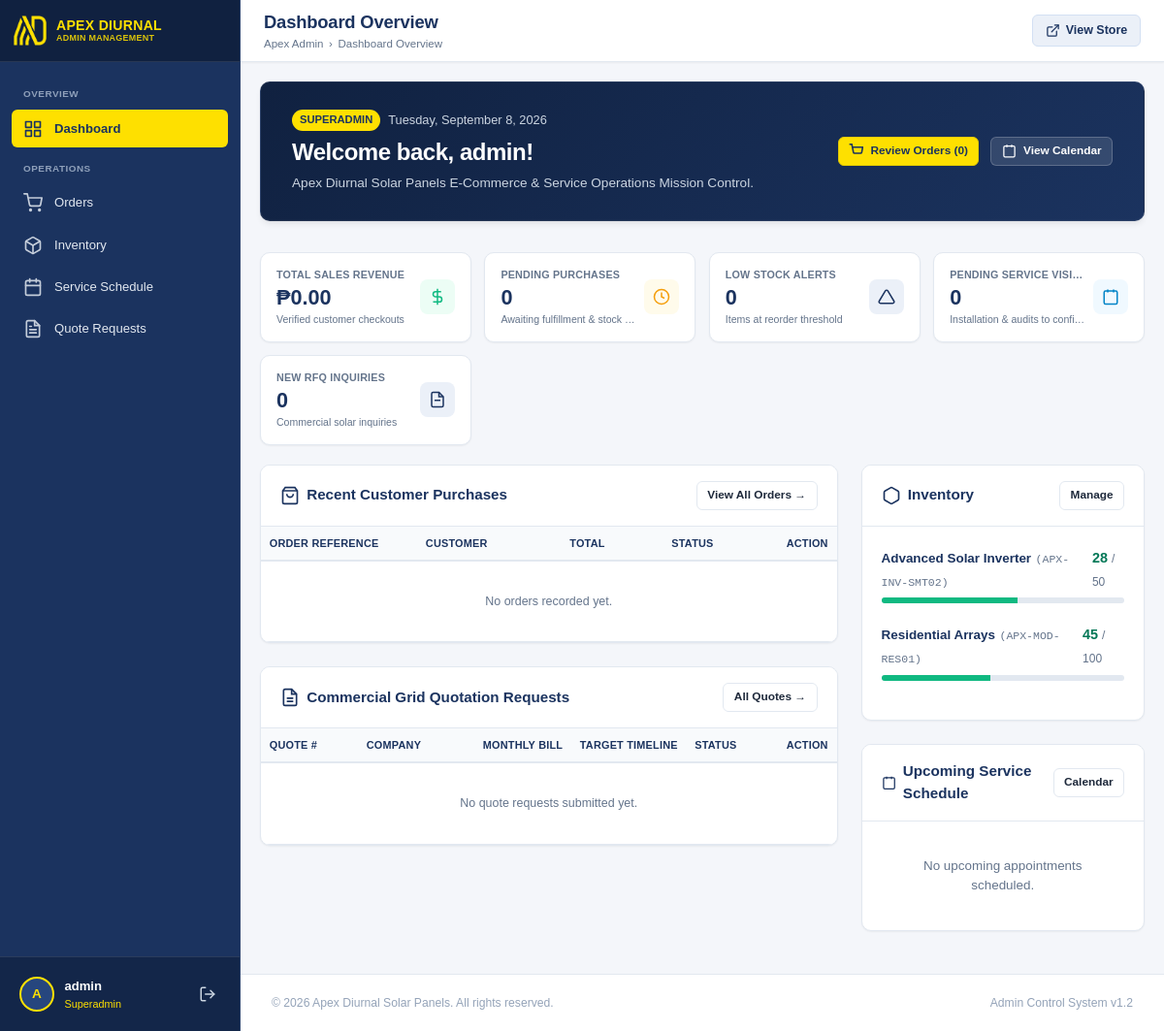
/admin/index.php (signed in), run on the app's committed database.
### tables this page shows
CREATE TABLE IF NOT EXISTS inventory (
    id INT AUTO_INCREMENT PRIMARY KEY,
    product_id VARCHAR(50) NOT NULL UNIQUE,
    sku VARCHAR(50) NOT NULL UNIQUE,
    current_stock INT NOT NULL DEFAULT 0,
    min_stock_level INT NOT NULL DEFAULT 5,
    max_stock_level INT NOT NULL DEFAULT 100,
    reorder_point INT NOT NULL DEFAULT 10,
    last_updated TIMESTAMP DEFAULT CURRENT_TIMESTAMP ON UPDATE CURRENT_TIMESTAMP,
    FOREIGN KEY (product_id) REFERENCES products(id) ON DELETE CASCADE
);

CREATE TABLE IF NOT EXISTS products (
    id VARCHAR(50) PRIMARY KEY,
    name VARCHAR(255) NOT NULL,
    type ENUM('physical', 'service', 'custom') NOT NULL DEFAULT 'physical',
    base_price DECIMAL(10,2) NOT NULL DEFAULT 0.00,
    description TEXT,
    image VARCHAR(255),
    is_active TINYINT(1) NOT NULL DEFAULT 1,
    created_at TIMESTAMP DEFAULT CURRENT_TIMESTAMP
);

### admin/auth.php (called while the page is built, shortened)
<?php
function isAdminLoggedIn(): bool
{
    return !empty($_SESSION['admin_id']);
}
function getAdminUser(): ?array
{
    return [
        'id' => (int) $_SESSION['admin_id'],
        'username' => $_SESSION['admin_username'] ?? 'Admin',
        'email' => $_SESSION['admin_email'] ?? '',
        'role' => $_SESSION['admin_role'] ?? 'staff',
    ];
}

### admin/index.php (the view, shortened to what this page needs)
<?php
require_once __DIR__ . '/auth.php';
$db = (new Database())->getConnection();
$total_revenue = (float) $db->query("SELECT SUM(total_amount) FROM orders WHERE status NOT IN ('cancelled', 'refunded')")->fetchColumn();
$pending_orders = (int) $db->query("SELECT COUNT(*) FROM orders WHERE status = 'pending'")->fetchColumn();
$low_stock_items = (int) $db->query("SELECT COUNT(*) FROM inventory WHERE current_stock <= reorder_point")->fetchColumn();
$pending_bookings = (int) $db->query("SELECT COUNT(*) FROM service_bookings WHERE status = 'pending'")->fetchColumn();
$new_quotes = (int) $db->query("SELECT COUNT(*) FROM quote_requests WHERE status = 'new'")->fetchColumn();
$sqlRecentOrders = "
    SELECT
        o.id, o.order_number, o.customer_name, o.total_amount, o.status, o.created_at,
        COUNT(oi.id) as item_count
    FROM orders o
    LEFT JOIN order_items oi ON o.id = oi.order_id
    GROUP BY o.id
    ORDER BY o.created_at DESC
    LIMIT 6
";
$recent_orders = $db->query($sqlRecentOrders)->fetchAll(PDO::FETCH_ASSOC);
$sqlUpcomingBookings = "
    SELECT * FROM service_bookings
    WHERE preferred_date >= CURDATE() AND status != 'cancelled'
    ORDER BY preferred_date ASC, preferred_time_slot ASC
    LIMIT 5
";
$upcoming_bookings = $db->query($sqlUpcomingBookings)->fetchAll(PDO::FETCH_ASSOC);
$sqlRecentQuotes = "
    SELECT * FROM quote_requests
    ORDER BY (status = 'new') DESC, created_at DESC
    LIMIT 5
";
$recent_quotes = $db->query($sqlRecentQuotes)->fetchAll(PDO::FETCH_ASSOC);
$sqlInventory = "
    SELECT p.name, p.image, i.sku, i.current_stock, i.min_stock_level, i.max_stock_level, i.reorder_point
    FROM inventory i
    JOIN products p ON i.product_id = p.id
    ORDER BY (i.current_stock <= i.reorder_point) DESC, i.current_stock ASC
";
$inventory_health = $db->query($sqlInventory)->fetchAll(PDO::FETCH_ASSOC);
$admin = getAdminUser();
include __DIR__ . '/includes/header.php';
?>
<div
  style="background: linear-gradient(135deg, var(--navy-dark) 0%, var(--navy-primary) 100%); color:#ffffff; border-radius: var(--radius-md); padding: 1.75rem 2rem; margin-bottom: 2rem; display: flex; justify-content: space-between; align-items: center; flex-wrap: wrap; gap: 1.25rem; border: 1px solid rgba(255,255,255,0.08); box-shadow: var(--shadow-md);">
  <div>
    <div style="display:flex; align-items:center; gap:0.5rem; margin-bottom:0.25rem;">
      <span
        style="background:var(--yellow-accent); color:var(--navy-primary); font-size:0.7rem; font-weight:700; padding:0.15rem 0.5rem; border-radius:9999px; text-transform:uppercase;">
        <?php echo htmlspecialchars($admin['role'] ?? 'Staff'); ?>
      </span>
      <span style="font-size:0.8rem; color:#cbd5e1;"><?php echo date('l, F j, Y'); ?></span>
    </div>
    <h2 style="font-size: 1.5rem; font-weight: 700; color: #ffffff; letter-spacing: -0.02em;">
      Welcome back, <?php echo htmlspecialchars($admin['username'] ?? 'Admin'); ?>!
    </h2>
    <p style="font-size: 0.85rem; color: #cbd5e1; margin-top: 0.25rem;">
      Apex Diurnal Solar Panels E-Commerce & Service Operations Mission Control.
    </p>
  </div>
  <div style="display: flex; gap: 0.75rem;">
    <a href="orders/index.php?status=pending" class="btn btn-primary btn-sm">
      <svg width="15" height="15" viewBox="0 0 24 24" fill="none" stroke="currentColor" stroke-width="2.5">
        <path d="M1 1h4l2.68 13.39a2 2 0 0 0 2 1.61h9.72a2 2 0 0 0 2-1.61L23 6H6"></path>
      </svg>
      <span>Review Orders (<?php echo $pending_orders; ?>)</span>
    </a>
    <a href="schedule/index.php" class="btn btn-secondary btn-sm"
      style="background:rgba(255,255,255,0.12); color:#ffffff; border-color:rgba(255,255,255,0.2);">
      <svg width="15" height="15" viewBox="0 0 24 24" fill="none" stroke="currentColor" stroke-width="2">
        <rect x="3" y="4" width="18" height="18" rx="2" ry="2"></rect>
        <line x1="16" y1="2" x2="16" y2="6"></line>
        <line x1="8" y1="2" x2="8" y2="6"></line>
      </svg>
      <span>View Calendar</span>
    </a>
  </div>
</div>
<div class="metrics-grid">
  <div class="metric-card">
    <div class="metric-details">
      <h3>Total Sales Revenue</h3>
      <div class="metric-value">&#8369;<?php echo number_format($total_revenue, 2); ?></div>
      <div class="metric-subtext">Verified customer checkouts</div>
    </div>
    <div class="metric-icon success">
      <svg width="24" height="24" viewBox="0 0 24 24" fill="none" stroke="currentColor" stroke-width="2">
        <line x1="12" y1="1" x2="12" y2="23"></line>
        <path d="M17 5H9.5a3.5 3.5 0 0 0 0 7h5a3.5 3.5 0 0 1 0 7H6"></path>
      </svg>
    </div>
  </div>
  <div class="metric-card">
    <div class="metric-details">
      <h3>Pending Purchases</h3>
      <div class="metric-value" style="<?php echo $pending_orders > 0 ? 'color:#b45309;' : ''; ?>">
        <?php echo $pending_orders; ?>
      </div>
      <div class="metric-subtext">Awaiting fulfillment & stock check</div>
    </div>
    <div class="metric-icon warning">
      <svg width="24" height="24" viewBox="0 0 24 24" fill="none" stroke="currentColor" stroke-width="2">
        <circle cx="12" cy="12" r="10"></circle>
        <polyline points="12 6 12 12 16 14"></polyline>
      </svg>
    </div>
  </div>
  <div class="metric-card">
    <div class="metric-details">
      <h3>Low Stock Alerts</h3>
      <div class="metric-value" style="<?php echo $low_stock_items > 0 ? 'color:#ea580c;' : ''; ?>">
        <?php echo $low_stock_items; ?>
      </div>
      <div class="metric-subtext">Items at reorder threshold</div>
    </div>
    <div class="metric-icon" style="<?php echo $low_stock_items > 0 ? 'background:#fff7ed; color:#ea580c;' : ''; ?>">
      <svg width="24" height="24" viewBox="0 0 24 24" fill="none" stroke="currentColor" stroke-width="2">
        <path d="M10.29 3.86L1.82 18a2 2 0 0 0 1.71 3h16.94a2 2 0 0 0 1.71-3L13.71 3.86a2 2 0 0 0-3.42 0z"></path>
      </svg>
    </div>
  </div>
  <div class="metric-card">
    <div class="metric-details">
      <h3>Pending Service Visits</h3>
      <div class="metric-value"><?php echo $pending_bookings; ?></div>
      <div class="metric-subtext">Installation & audits to confirm</div>
    </div>
    <div class="metric-icon info">
      <svg width="24" height="24" viewBox="0 0 24 24" fill="none" stroke="currentColor" stroke-width="2">
        <rect x="3" y="4" width="18" height="18" rx="2" ry="2"></rect>
        <line x1="16" y1="2" x2="16" y2="6"></line>
        <line x1="8" y1="2" x2="8" y2="6"></line>
      </svg>
    </div>
  </div>
  <div class="metric-card">
    <div class="metric-details">
      <h3>New RFQ Inquiries</h3>
      <div class="metric-value"><?php echo $new_quotes; ?></div>
      <div class="metric-subtext">Commercial solar inquiries</div>
    </div>
    <div class="metric-icon">
      <svg width="24" height="24" viewBox="0 0 24 24" fill="none" stroke="currentColor" stroke-width="2">
        <path d="M14 2H6a2 2 0 0 0-2 2v16a2 2 0 0 0 2 2h12a2 2 0 0 0 2-2V8z"></path>
        <polyline points="14 2 14 8 20 8"></polyline>
        <line x1="16" y1="13" x2="8" y2="13"></line>
      </svg>
    </div>
  </div>
</div>
<div class="admin-grid-2col">
  <div>
    <div class="card">
      <div class="card-header">
        <div class="card-title">
          <svg width="20" height="20" viewBox="0 0 24 24" fill="none" stroke="currentColor" stroke-width="2">
            <path d="M6 2L3 6v14a2 2 0 0 0 2 2h14a2 2 0 0 0 2-2V6l-3-4z"></path>
            <line x1="3" y1="6" x2="21" y2="6"></line>
            <path d="M16 10a4 4 0 0 1-8 0"></path>
          </svg>
          <span>Recent Customer Purchases</span>
        </div>
        <a href="orders/index.php" class="btn btn-secondary btn-sm">View All Orders &rarr;</a>
      </div>
      <div class="table-responsive">
        <table class="admin-table">
          <thead>
            <tr>
              <th style="min-width: 120px;">Order Reference</th>
              <th style="min-width: 120px;">Customer</th>
              <th style="min-width: 85px;">Total</th>
              <th style="min-width: 80px;">Status</th>
              <th style="text-align: right; width: 80px; min-width: 80px;">Action</th>
            </tr>
          </thead>
          <tbody>
            <?php if (empty($recent_orders)): ?>
              <tr>
                <td colspan="5" style="text-align: center; padding: 2rem; color: var(--text-muted);">No orders recorded
                  yet.</td>
              </tr>
            <?php endif; ?>
          </tbody>
        </table>
      </div>
    </div>
    <div class="card">
      <div class="card-header">
        <div class="card-title">
          <svg width="20" height="20" viewBox="0 0 24 24" fill="none" stroke="currentColor" stroke-width="2">
            <path d="M14 2H6a2 2 0 0 0-2 2v16a2 2 0 0 0 2 2h12a2 2 0 0 0 2-2V8z"></path>
            <polyline points="14 2 14 8 20 8"></polyline>
            <line x1="16" y1="13" x2="8" y2="13"></line>
            <line x1="16" y1="17" x2="8" y2="17"></line>
          </svg>
          <span>Commercial Grid Quotation Requests</span>
        </div>
        <a href="quotes/index.php" class="btn btn-secondary btn-sm">All Quotes &rarr;</a>
      </div>
      <div class="table-responsive">
        <table class="admin-table">
          <thead>
            <tr>
              <th style="min-width: 100px;">Quote #</th>
              <th style="min-width: 120px;">Company</th>
              <th style="min-width: 90px;">Monthly Bill</th>
              <th style="min-width: 95px;">Target Timeline</th>
              <th style="min-width: 75px;">Status</th>
              <th style="text-align: right; width: 80px; min-width: 80px;">Action</th>
            </tr>
          </thead>
          <tbody>
            <?php if (empty($recent_quotes)): ?>
              <tr>
                <td colspan="6" style="text-align: center; padding: 2rem; color: var(--text-muted);">No quote requests
                  submitted yet.</td>
              </tr>
            <?php endif; ?>
          </tbody>
        </table>
      </div>
    </div>
  </div>
  <div>
    <div class="card">
      <div class="card-header">
        <div class="card-title">
          <svg width="20" height="20" viewBox="0 0 24 24" fill="none" stroke="currentColor" stroke-width="2">
            <path
              d="M21 16V8a2 2 0 0 0-1-1.73l-7-4a2 2 0 0 0-2 0l-7 4A2 2 0 0 0 3 8v8a2 2 0 0 0 1 1.73l7 4a2 2 0 0 0 2 0l7-4A2 2 0 0 0 21 16z">
            </path>
          </svg>
          <span>Inventory</span>
        </div>
        <a href="inventory/index.php" class="btn btn-secondary btn-sm">Manage</a>
      </div>
      <div class="card-body">
        <?php foreach ($inventory_health as $inv):
          $curr = (int) $inv['current_stock'];
          $max = max(1, (int) $inv['max_stock_level']);
          $reorder = (int) $inv['reorder_point'];
          $pct = min(100, round(($curr / $max) * 100));
          $isLow = ($curr <= $reorder);
          ?>
          <div style="margin-bottom: 1.25rem;">
            <div style="display: flex; justify-content: space-between; align-items: baseline; margin-bottom: 0.35rem;">
              <div>
                <span
                  style="font-weight: 700; font-size: 0.84rem; color: var(--navy-primary);"><?php echo htmlspecialchars($inv['name']); ?></span>
                <span
                  style="font-size: 0.72rem; color: var(--text-muted); font-family: monospace;">(<?php echo htmlspecialchars($inv['sku']); ?>)</span>
              </div>
              <div>
                <span style="font-weight: 700; font-size: 0.9rem; color: <?php echo $isLow ? '#ea580c' : '#047857'; ?>;">
                  <?php echo $curr; ?>
                </span>
                <span style="font-size: 0.75rem; color: var(--text-muted);">/ <?php echo $max; ?></span>
              </div>
            </div>
            <div style="width: 100%; height: 6px; background: #e2e8f0; border-radius: 9999px; overflow: hidden;">
              <div
                style="height: 100%; width: <?php echo $pct; ?>%; background: <?php echo $isLow ? '#f59e0b' : '#10b981'; ?>;">
              </div>
            </div>
          </div>
        <?php endforeach; ?>
      </div>
    </div>
    <div class="card">
      <div class="card-header">
        <div class="card-title">
          <svg width="20" height="20" viewBox="0 0 24 24" fill="none" stroke="currentColor" stroke-width="2">
            <rect x="3" y="4" width="18" height="18" rx="2" ry="2"></rect>
            <line x1="16" y1="2" x2="16" y2="6"></line>
            <line x1="8" y1="2" x2="8" y2="6"></line>
          </svg>
          <span>Upcoming Service Schedule</span>
        </div>
        <a href="schedule/index.php" class="btn btn-secondary btn-sm">Calendar</a>
      </div>
      <div class="card-body" style="padding: 0.75rem 1.25rem;">
        <?php if (empty($upcoming_bookings)): ?>
          <div style="text-align: center; padding: 1.5rem; color: var(--text-muted); font-size: 0.84rem;">
            No upcoming appointments scheduled.
          </div>
        <?php endif; ?>
      </div>
    </div>
  </div>
</div>
<?php include __DIR__ . '/includes/footer.php'; ?>

### data on the page
inventory: product.name "Advanced Solar Inverter", sku "APX-INV-SMT02", current_stock "28", max_stock_level "50", reorder_point 8 (drawn)
inventory: product.name "Residential Arrays", sku "APX-MOD-RES01", current_stock "45", max_stock_level "100", reorder_point 10 (drawn)

### other printed values
substr($adminUser['username'] ?? 'A', 0, 1) "A"
$adminUser['username'] "admin"
$adminUser['role'] "Superadmin"
$page_title "Dashboard Overview"
$admin['role'] "SUPERADMIN"
$admin['username'] "admin"
$pending_orders "0"
$total_revenue "0.00"
$low_stock_items "0"
$pending_bookings "0"
$new_quotes "0"
